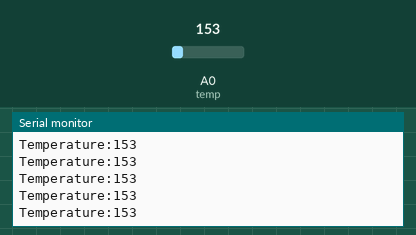
Recording of a sketch running on a simulated Arduino Uno, built with avr-gcc and run on an emulated ATmega328P. On the bench: the last lines printed to the serial monitor. Inputs (shaded band) come from the test bench; at power-on: A0 (temp) = 153.

Above: at 1.2 s.
1.3 s: A0 (temp) set to 165
At 2.2 s:
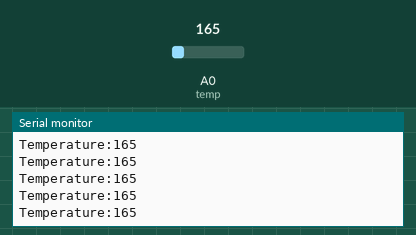
4.3 s: A0 (temp) set to 175
At 4.9 s:
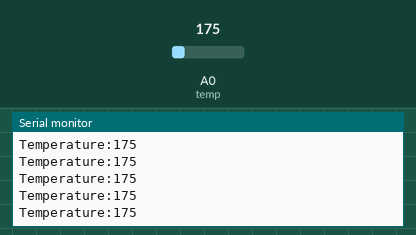
Timing chart, 0 to 7.3 s (numbered marks = the images above; inputs shaded):
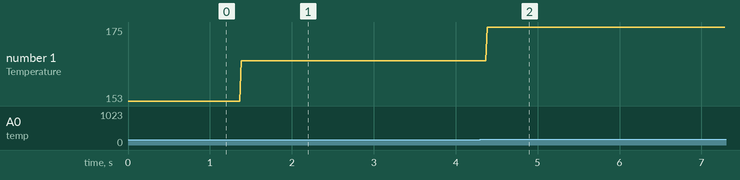

Measured:
- after the input at 1.3 s, the serial monitor: prints a new line after 0.08 s (image 1)
- after the input at 4.3 s, the serial monitor: prints a new line after 0.09 s (image 2)
- plotted number 1: 153 → 165 after the input at 1.3 s, 165 → 175 after the input at 4.3 s

The sketch:

ras_workshop2_lm35.ino
```cpp
/*
4) analog pins && analogRead()
5) LM35 temperature sensor (example)
*/

/*
  analog signals vs digital signals
   digital signals: 2 values , "HIGH" and "LOW" or 0v and 5v
   analog signals: any value between 0v and 5v

   Analog pins on Arduino can read an analog voltage and convert it to a number
    • Arduino has an ADC with a resolution of 10bit
    • This means the analog values between OV and 5V could be expressed as
      values between O and 1023 (2^10-1)

    conversion formula => value = (vin * 1023)/5
      analog       value
        0v     =>    0
        2.5v   =>   511
        5v     =>   1023
    analog pins in the arduino board are => A0 , A1 , A2 , A3 , A4 , A5
    analog pins are always used to read data and they don't require to be
    defined using pinMode() function cause they are INPUT pins only
*/

/*
  • Recall:
    analogRead(pin) ->  Reads the analog value (voltage) from a specified pin,
    typically ranging from 0 to 1023 (for 10-bit resolution).
*/

/*
  • Temperature measurement:
    • Use of TMP36, temperature sensor
    • Connection to analog pin
    we will use TMP36 this kind of sensors can measure a temperature from -50 to 125 in celsius
    the arduino will receive a voltage value in analog form (0 , 1023)
    in order to convert it you must use conversion formula => value = (vin * 1023)/5
      analog       value
        0v     =>    0
        2.5v   =>   511
        5v     =>   1023

    the sensor have 3 terminals power(operating voltage 2.7v - 5.5v) , Vout (analog pin) , GND(0v)
*/

const int temp = A0;
void setup() {
  // put your setup code here, to run once:
  Serial.begin(9600);
}

void loop() {
  // put your main code here, to run repeatedly:
  int temp_value = analogRead(temp);
  Serial.print("Temperature:");
  Serial.println(temp_value);
}
```
